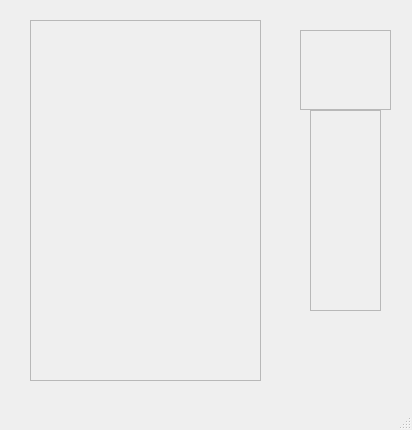
<?xml version="1.0" encoding="UTF-8"?>
<ui version="4.0">
 <class>Tetris</class>
 <widget class="QMainWindow" name="Tetris">
  <property name="geometry">
   <rect>
    <x>0</x>
    <y>0</y>
    <width>412</width>
    <height>430</height>
   </rect>
  </property>
  <property name="windowTitle">
   <string>MainWindow</string>
  </property>
  <widget class="QWidget" name="centralwidget">
   <widget class="QFrame" name="grid">
    <property name="geometry">
     <rect>
      <x>30</x>
      <y>20</y>
      <width>231</width>
      <height>361</height>
     </rect>
    </property>
    <property name="frameShape">
     <enum>QFrame::Shape::StyledPanel</enum>
    </property>
    <property name="frameShadow">
     <enum>QFrame::Shadow::Raised</enum>
    </property>
   </widget>
   <widget class="QFrame" name="nextpiece">
    <property name="geometry">
     <rect>
      <x>300</x>
      <y>30</y>
      <width>91</width>
      <height>80</height>
     </rect>
    </property>
    <property name="frameShape">
     <enum>QFrame::Shape::StyledPanel</enum>
    </property>
    <property name="frameShadow">
     <enum>QFrame::Shadow::Raised</enum>
    </property>
   </widget>
   <widget class="QFrame" name="next3pieces">
    <property name="geometry">
     <rect>
      <x>310</x>
      <y>110</y>
      <width>71</width>
      <height>201</height>
     </rect>
    </property>
    <property name="frameShape">
     <enum>QFrame::Shape::StyledPanel</enum>
    </property>
    <property name="frameShadow">
     <enum>QFrame::Shadow::Raised</enum>
    </property>
   </widget>
  </widget>
  <widget class="QMenuBar" name="menubar">
   <property name="geometry">
    <rect>
     <x>0</x>
     <y>0</y>
     <width>412</width>
     <height>37</height>
    </rect>
   </property>
  </widget>
  <widget class="QStatusBar" name="statusbar"/>
 </widget>
 <resources/>
 <connections/>
</ui>
